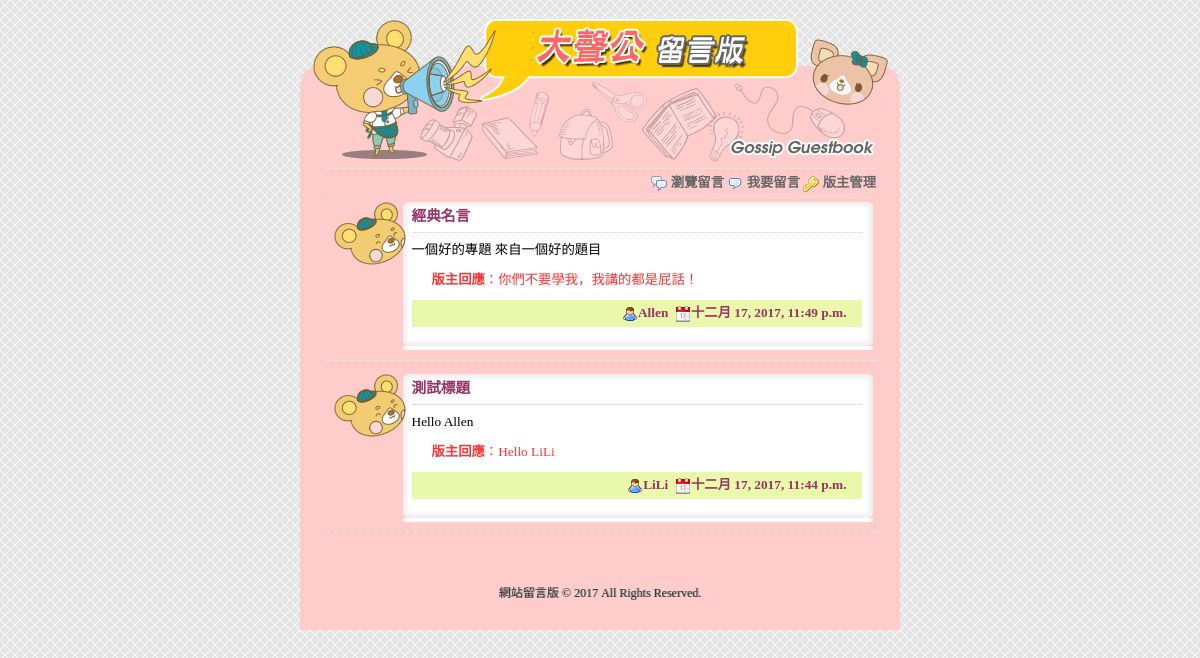
The page / on the database its author committed.
### boardapp/models.py (models this page shows)
class BoardUnit(models.Model):
    b_name = models.CharField(max_length=20, null=False)
    b_gender = models.CharField(max_length=2, default='m', null=False)
    b_title = models.CharField(max_length=100, null=False)
    b_time = models.DateTimeField(auto_now=True)
    b_mail = models.EmailField(max_length=100, blank=True, default='')
    b_web = models.URLField(max_length=200, blank=True, default='')
    b_content = models.TextField(null=False)
    b_response = models.TextField(blank=True, default='')
    def __str__(self):
        return self.b_title

### boardapp/views.py (the view)
# urls.py: path('', views.index),                                  # 預設首頁
def index(request, page_index=None):
    global page
    board_all = models.BoardUnit.objects.all().order_by('-id')
    page_size = 3                                                   # 每頁資料數
    total_size = len(board_all)                                     # 總資料數
    total_page = math.ceil(total_size/page_size)                    # 總頁數
    if page_index == None:
        page = 0
        board_records = models.BoardUnit.objects.all().order_by(
            '-id')[:page_size]                                      # 取出前三筆資料
    elif page_index == 'pre':                                       # 上一頁操作
        start = (page-1) * page_size                                # 上一頁第一筆資料
        if start >= 0:                                              # 如果上一頁有資料就顯示
            board_records = models.BoardUnit.objects.all().order_by(
                '-id')[start:(start+page_size)]
            page -= 1
    elif page_index == 'next':                                      # 下一頁操作
        start = page * page_size                                    # 下一頁第一筆資料
        if page < total_size:                                       # 如果下一頁有資料就顯示
            board_records = models.BoardUnit.objects.all().order_by(
                '-id')[start:(start+page_size)]
            page += 1
    print(board_records)
    current_page = page + 1
    return render(request, 'index.html', locals())

### templates/index.html (shortened to what this page needs)
{% extends 'base.html' %}
{% load staticfiles %}
{% block twomenu %}
  <img src="{% static 'images/comment.png' %}" width="16" height="16" align="absmiddle" />
  <a href="/post/">我要留言</a>
  <img src="{% static 'images/key.png' %}" width="16" height="16" align="absmiddle" />
  <a href="/login/">版主管理</a>
{% endblock %}
{% block content %}
      </td>
    </tr>
    {% for record in board_records %}
      <tr>
        <td background="{% static 'images/g_r3_c3.png' %}">
          <table width="545" border="0" align="center" cellpadding="0" cellspacing="0" background="{% static 'images/g_r5_c4.png' %}">
            <tr>
              <td valign="top" style="background:url({% static 'images/g_r4_c4.png' %});background-repeat:no-repeat;">
                <div class="floorDiv">
                  {% if record.b_gender == "m" %}
                    <img src="{% static 'images/boy.png' %}" width="72" height="63">
                  {% else %}
                    <img src="{% static 'images/girl.png' %}" width="72" height="63">
                  {% endif %}
                </div>
                <div class="contentDiv">
                  <p class="title">{{record.b_title}}</p>
                  <p>{{record.b_content}}</p>
                  {% if record.b_response != "" %}
                    <div class="responseDiv">
                      <p><strong>版主回應</strong>：{{record.b_response}}</p>
                    </div>
                  {% endif %}
                  <p class="editor">
                    <img src="{% static 'images/user.png' %}" width="16" height="16" align="absmiddle">{{record.b_name}}&nbsp;
                    <img src="{% static 'images/date.png' %}" width="16" height="16" align="absmiddle">{{record.b_time}}&nbsp;
                  </p>
                </div>
              </td>
            </tr>
            <tr>
              <td>
                <img src="{% static 'images/g_r7_c4.png' %}" name="g_r7_c4" width="545" height="12" border="0">
              </td>
            </tr>
          </table>
          <span class="functionDiv">
            <img src="{% static 'images/g_r9_c3.png' %}" width="600" height="20" border="0">
          </span>
        </td>
      </tr>
    {% endfor %}
    <tr>
      <td background="{% static 'images/g_r3_c3.png' %}">
        <div class="pagebutton">
        </div>
      </td>
    </tr>
    <tr>
      <td background="{% static 'images/g_r3_c3.png' %}">
{% endblock %}

### templates/base.html (shortened to what this page needs)
<!DOCTYPE html> {% load staticfiles %}
<html>
  <head>
    <link rel="stylesheet" href="{% static 'css/style.css' %}" type="text/css">
  </head>
  <body bgcolor="#FFFFFF">
    <div id="warp">
      <table width="600" border="0" align="center" cellpadding="0" cellspacing="0">
        <tr>
          <td height="176" background="{% static 'images/g_r1_c3.png' %}">
          </td>
        </tr>
        <tr>
          <td background="{% static 'images/g_r3_c3.png' %}">
            <div class="functionDiv">
              <table width="92%" border="0" align="center" cellpadding="0" cellspacing="0">
                <tr>
                  <td align="right">
                    <img src="{% static 'images/comments.png' %}" width="16" height="16" align="absmiddle">
                    <a href="/index/">瀏覽留言</a>
                    {% block twomenu %}{% endblock %}
                  </td>
                </tr>
              </table>
              <img src="{% static 'images/g_r9_c3.png' %}" width="600" height="10" border="0">
            </div>
            {% block content %}{% endblock %}
            <div id="siteinfo">
              網站留言版&nbsp;&copy;&nbsp;2017&nbsp;All Rights Reserved.
            </div>
          </td>
        </tr>
      </table>
    </div>
  </body>
</html>

### static/css/style.css (style rules this page uses)
html, body { margin: 0; padding: 0; height: 100%; border: none; }
body { margin-left: 0px; margin-top: 0px; margin-right: 0px; margin-bottom: 0px; background-image: url(images/bg.gif); }
#warp { display: table; height: 100%; margin-right: auto; margin-left: auto; width: 600px; }
#siteinfo { font-family: Microsoft JhengHei; font-size: 12px; text-align: center; color: #333; text-decoration: none; line-height: 120%; margin: 10px 10px 30px 10px; text-shadow: 1px 0px #999; }
.contentDiv { float: left; width: 450px; margin-top: 0px; margin-right: 10px; margin-bottom: 0px; margin-left: 10px; }
.contentDiv .title { font-family: Microsoft JhengHei; font-size: 11pt; line-height: 28px; font-weight: bold; color: #993366; margin-top: 0px; margin-bottom: 5px; }
.contentDiv p { font-family: Microsoft JhengHei; font-size: 10pt; line-height: 150%; margin-top: 0px; margin-bottom: 10px; }
.contentDiv .editor { font-family: Microsoft JhengHei; font-size: 10pt; line-height: 120%; font-weight: bold; color: #993366; text-align: right; background-color: #EAF8AB; padding: 5px; margin-top: 5px; margin-right: 0px; margin-bottom: 5px; margin-left: 0px; }
.contentDiv .responseDiv { font-family: Microsoft JhengHei; color: #F33; margin-top: 0px; margin-right: 5px; margin-bottom: 5px; margin-left: 20px; }
.functionDiv { font-size: 10pt; line-height: 0px; color: #666; }
.functionDiv a { font-family: Microsoft JhengHei; text-decoration: none; font-weight: bold; color: #666; }
.floorDiv { width: 48px; padding-right: 20px; float: left; height: 64px; padding-left: 6px; }
.pagebutton { height: 30px; margin-right: auto; margin-left: auto; text-align: center; }

### rows shown on the page
BoardUnit: b_title "經典名言", b_content "一個好的專題 來自一個好的題目", b_response "你們不要學我，我講的都是屁話！", b_name "Allen", b_time "十二月 17, 2017, 11:49 p.m."
BoardUnit: b_title "測試標題", b_content "Hello Allen", b_response "Hello LiLi", b_name "LiLi", b_time "十二月 17, 2017, 11:44 p.m."
